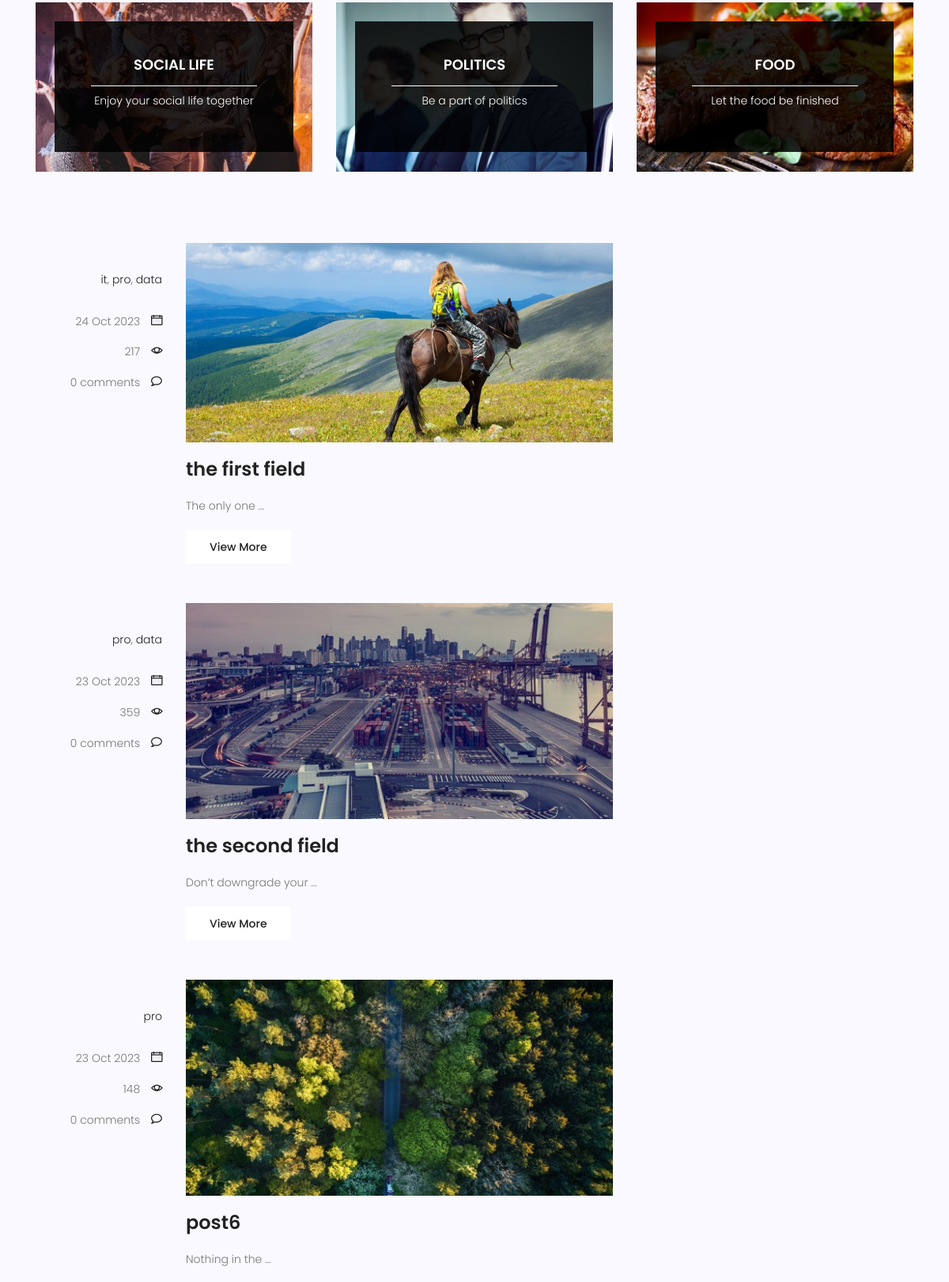
The page /blog/ (middle part) on the database as committed earlier.
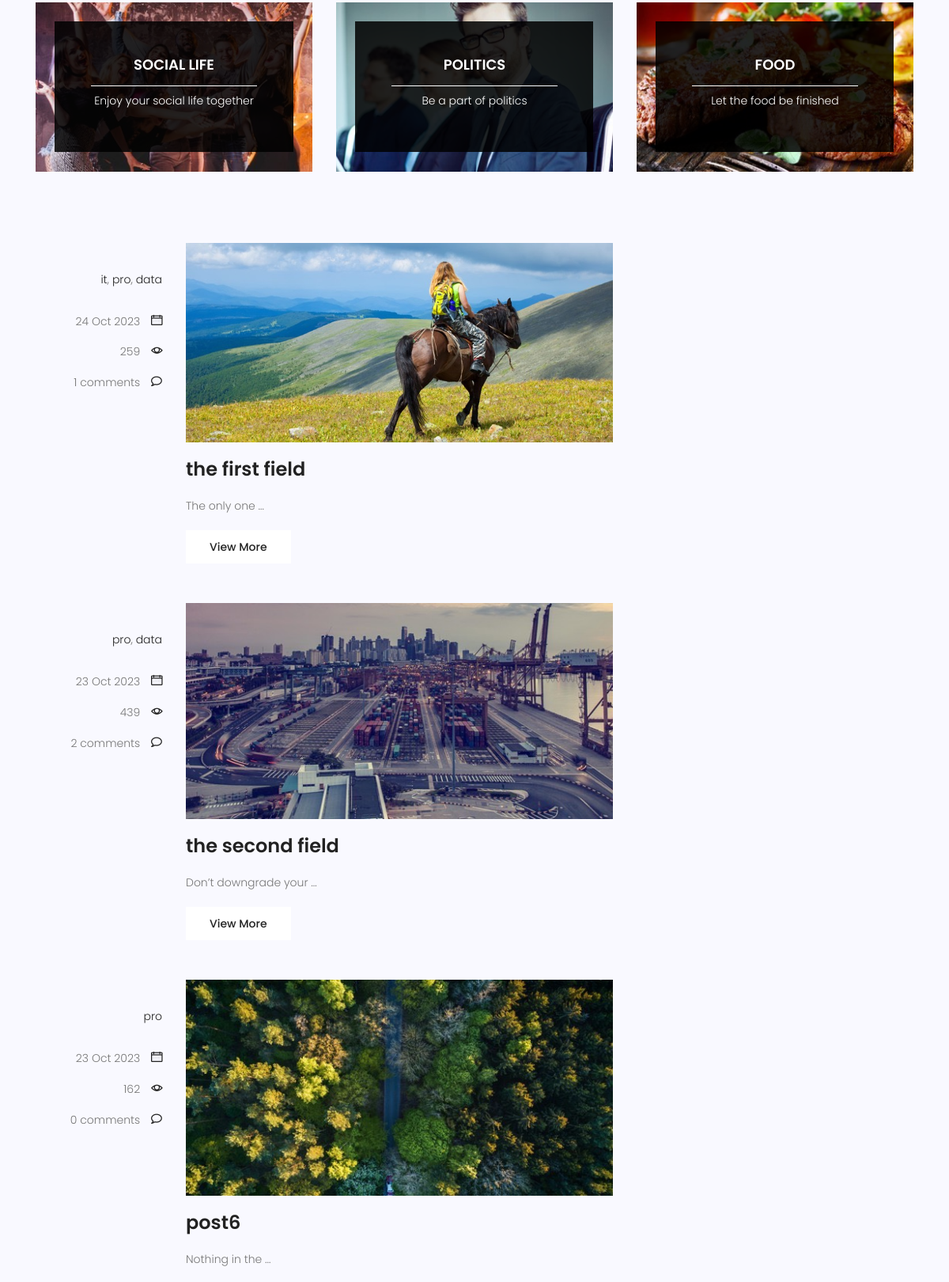
The same page on the database as committed later.
### blog/models.py (models this page shows, shortened)
class category(models.Model):
    name=models.CharField(max_length=255)
    def __str__(self):
          return self.name

class post (models.Model):
    title= models.CharField(max_length=255)
    author=models.ForeignKey(User,on_delete=models.SET_NULL,null=True)
    content= models.TextField()
    tags = TaggableManager()
    image=models.ImageField(upload_to='blog/')
    category=models.ManyToManyField(category)
    counted_views = models.IntegerField(default=0)
    status=models.BooleanField(default=False)
    login_require=models.BooleanField(default=False)
    created_date=models.DateTimeField(auto_now_add=True)
    updated_date=models.DateTimeField(auto_now=True)
    published_date=models.DateTimeField( null=True)
    class Meta:
        ordering=['created_date']

### blog/views.py (the view)
# urls.py: path('', blog_view, name='index'),
def blog_view(request,**kwargs):
    posts= post.objects.filter(published_date__lte=timezone.now(),status=1)
    if kwargs.get('cat_name')!= None :
        posts= posts.filter(category__name=kwargs['cat_name'])
    if kwargs.get ('author_username')!= None :
        posts= posts.filter(author__username=kwargs['author_username'])
    if  kwargs.get ('tag_name')!= None :
        posts= posts.filter(tags__name__in=[kwargs['tag_name']])
    posts= Paginator(posts,3)
    try:
       page_number=request.GET.get('page')
       posts= posts.get_page(page_number)
    except PageNotAnInteger:
       posts = posts.get_page(1)
    except EmptyPage:
       posts = posts.get_page(1)
    context={'posts':posts , 'page_number':page_number }
    return render (request,'blog/blog-home.html',context)

### blog/templatetags/blog_tags.py (called while the page is built)
@register.simple_tag(name='comments_count')
def function(pid):
    posts=post.objects.get(pk=pid)
    return Comment.objects.filter (post=posts.id,approved=True).count()

@register.inclusion_tag('blog/blog-popular-post.html')
def latesposts():
    posts=post.objects.filter(status=1).order_by('published_date')
    return {'posts' : posts}

@register.inclusion_tag('blog/blog-post-category.html')
def postcategories():
    posts=post.objects.filter(status=1)
    categories=category.objects.all()
    cat_dict={}
    for name in categories:
        cat_dict[name]=posts.filter(category=name).count()
    return {'categories': cat_dict }

### templates/blog/blog-home.html (shortened to what this page needs)
{% extends 'base.html' %}
{% load static %}
{% load blog_tags%}
{% block content %}
			<section class="top-category-widget-area pt-90 pb-90 ">
				<div class="container">
					<div class="row">
						<div class="col-lg-4">
							<div class="single-cat-widget">
								<div class="content relative">
									<div class="overlay overlay-bg"></div>
								    <a href="#" target="_blank">
								      <div class="thumb">
								  		 <img class="content-image img-fluid d-block mx-auto" src="{% static 'img/blog/cat-widget1.jpg' %}" alt="">
								  	  </div>
								      <div class="content-details">
								        <h4 class="content-title mx-auto text-uppercase">Social life</h4>
								        <span></span>
								        <p>Enjoy your social life together</p>
								      </div>
								    </a>
								</div>
							</div>
						</div>
						<div class="col-lg-4">
							<div class="single-cat-widget">
								<div class="content relative">
									<div class="overlay overlay-bg"></div>
								    <a href="#" target="_blank">
								      <div class="thumb">
								  		 <img class="content-image img-fluid d-block mx-auto" src="{% static 'img/blog/cat-widget2.jpg' %}" alt="">
								  	  </div>
								      <div class="content-details">
								        <h4 class="content-title mx-auto text-uppercase">Politics</h4>
								        <span></span>
								        <p>Be a part of politics</p>
								      </div>
								    </a>
								</div>
							</div>
						</div>
						<div class="col-lg-4">
							<div class="single-cat-widget">
								<div class="content relative">
									<div class="overlay overlay-bg"></div>
								    <a href="#" target="_blank">
								      <div class="thumb">
								  		 <img class="content-image img-fluid d-block mx-auto" src="{% static 'img/blog/cat-widget3.jpg' %}" alt="">
								  	  </div>
								      <div class="content-details">
								        <h4 class="content-title mx-auto text-uppercase">Food</h4>
								        <span></span>
								        <p>Let the food be finished</p>
								      </div>
								    </a>
								</div>
							</div>
						</div>
					</div>
				</div>
			</section>
			<section class="post-content-area">
				<div class="container">
					<div class="row">
						<div class="col-lg-8 posts-list">
						{%for post in posts %}
							<div class="single-post row">
								<div class="col-lg-3  col-md-3 meta-details">
									<ul class="tags">
									{%for cat in post.category.all %}
										<li><a href="{% url 'blog:category' cat_name=cat.name %}">{{cat.name}}</a> </li>{% if not forloop.last %},{% endif %}
										{%endfor%}
									</ul>
									<div class="user-details row">
										<p class="date col-lg-12 col-md-12 col-6"><a href="#">{{post.published_date|date:"d M Y"}}</a> <span class="lnr lnr-calendar-full"></span></p>
										<p class="view col-lg-12 col-md-12 col-6"><a href="#">{{post.counted_views}}</a> <span class="lnr lnr-eye"></span></p>
										<p class="comments col-lg-12 col-md-12 col-6"><a href="#">{% comments_count post.id %} comments</a> <span class="lnr lnr-bubble"></span></p>
									</div>
								</div>
								<div class="col-lg-9 col-md-9 ">
									<div class="feature-img">
										<img class="img-fluid" src="{{post.image.url}}" alt="">
					 				</div>
									<a class="posts-title" href="{% url 'blog:single' pid=post.id %}"><h3>{{post.title}}</h3></a>
									<p class="excert">
										{{post.content|truncatewords:3}}
									</p>
									<a href="{% url 'blog:single' pid=post.id %}" class="primary-btn">View More</a>
								</div>
							</div>
							{% endfor %}
								</div>
							</div>
						</div>
			</section>
{% endblock %}

### templates/base.html (shortened to what this page needs)
	{%load static%}
	<!DOCTYPE html>
	<html lang="zxx" class="no-js">
	<head>
			<link rel="stylesheet" href="{% static 'css/linearicons.css' %}">
			<link rel="stylesheet" href="{% static 'css/font-awesome.min.css' %}">
			<link rel="stylesheet" href="{% static 'css/bootstrap.css' %}">
			<link rel="stylesheet" href="{% static 'css/magnific-popup.css' %}">
			<link rel="stylesheet" href="{% static 'css/jquery-ui.css' %}">
			<link rel="stylesheet" href="{% static 'css/nice-select.css' %}">
			<link rel="stylesheet" href="{% static 'css/animate.min.css' %}">
			<link rel="stylesheet" href="{% static 'css/owl.carousel.css' %}">
			<link rel="stylesheet" href="{% static 'css/main.css' %}">
		</head>
		<body>
{% block content %}
{% endblock  %}
		</body>
	</html>

### templates/blog/blog-search.html (shortened to what this page needs)
{% load static %}

### templates/blog/blog-writer.html (shortened to what this page needs)
{%load static%}

### templates/blog/blog-popular-post.html (shortened to what this page needs)
{%load static%}
{% load humanize %}

### templates/blog/blog-post-category.html (shortened to what this page needs)
 {% load static %}

### statics/css/main.css (style rules this page uses)
body { color: #777777; font-family: "Poppins", sans-serif; font-size: 14px; font-weight: 300; line-height: 1.625em; position: relative; }
ol, ul { margin: 0; padding: 0; list-style: none; }
a { -webkit-transition: all 0.3s ease 0s; -moz-transition: all 0.3s ease 0s; -o-transition: all 0.3s ease 0s; transition: all 0.3s ease 0s; }
a, a:focus, a:hover { text-decoration: none; outline: 0; }
h1, h2, h3, h4, h5, h6 { font-family: "Poppins", sans-serif; color: #222222; line-height: 1.2em !important; margin-bottom: 0; margin-top: 0; font-weight: 600; }
h3, .h3 { font-size: 24px; }
h4, .h4 { font-size: 18px; }
.pt-90 { padding-top: 90px; }
.pb-90 { padding-bottom: 90px; }
.relative { position: relative; }
.overlay { position: absolute; left: 0; right: 0; top: 0; bottom: 0; }
h3 { font-size: 24px; }
h4 { font-size: 18px; }
h1, h2, h3, h4, h5, h6 { line-height: 1.5em; }
.primary-btn { background: #f8b600; line-height: 42px; padding-left: 30px; padding-right: 30px; border: none; color: #fff; display: inline-block; font-size: 14px; font-weight: 500; position: relative; -webkit-transition: all 0.3s ease 0s; -moz-transition: all 0.3s ease 0s; -o-transition: all 0.3s ease 0s; transition: all 0.3s ease 0s; cursor: pointer; position: relative; }
.top-category-widget-area { background-color: #f9f9ff; }
.top-category-widget-area .single-cat-widget { position: relative; text-align: center; }
.top-category-widget-area .single-cat-widget .overlay-bg { background: rgba(0, 0, 0, 0.85); margin: 7%; -webkit-transition: all 0.3s ease 0s; -moz-transition: all 0.3s ease 0s; -o-transition: all 0.3s ease 0s; transition: all 0.3s ease 0s; }
.top-category-widget-area .single-cat-widget img { width: 100%; }
.top-category-widget-area .single-cat-widget .content-details { top: 32%; left: 0; right: 0; margin-left: auto; margin-right: auto; color: #fff; bottom: 0px; position: absolute; }
.top-category-widget-area .single-cat-widget .content-details h4 { color: #fff; }
.top-category-widget-area .single-cat-widget .content-details span { display: inline-block; background: #fff; width: 60%; height: 1%; }
.post-content-area { background-color: #f9f9ff; }
.post-content-area .single-post { margin-bottom: 50px; }
.post-content-area .single-post .meta-details { text-align: right; margin-top: 35px; }
.post-content-area .single-post .meta-details .tags { margin-bottom: 30px; }
.post-content-area .single-post .meta-details .tags li { display: inline-block; font-size: 14px; }
.post-content-area .single-post .meta-details .tags li a { color: #222; -webkit-transition: all 0.3s ease 0s; -moz-transition: all 0.3s ease 0s; -o-transition: all 0.3s ease 0s; transition: all 0.3s ease 0s; }
.post-content-area .single-post .user-name a, .post-content-area .single-post .date a, .post-content-area .single-post .view a, .post-content-area .single-post .comments a { color: #777777; margin-right: 10px; -webkit-transition: all 0.3s ease 0s; -moz-transition: all 0.3s ease 0s; -o-transition: all 0.3s ease 0s; transition: all 0.3s ease 0s; }
.post-content-area .single-post .user-name .lnr, .post-content-area .single-post .date .lnr, .post-content-area .single-post .view .lnr, .post-content-area .single-post .comments .lnr { font-weight: 900; color: #222; }
.post-content-area .single-post .feature-img img { width: 100%; }
.post-content-area .single-post .posts-title h3 { margin: 20px 0px; }
.post-content-area .single-post .excert { margin-bottom: 20px; }
.post-content-area .single-post .primary-btn { background: #fff !important; color: #222 !important; -webkit-transition: all 0.3s ease 0s; -moz-transition: all 0.3s ease 0s; -o-transition: all 0.3s ease 0s; transition: all 0.3s ease 0s; border-radius: 0px !important; }
.posts-list .posts-title h3 { -webkit-transition: all 0.3s ease 0s; -moz-transition: all 0.3s ease 0s; -o-transition: all 0.3s ease 0s; transition: all 0.3s ease 0s; }

Rows that differ between the two databases and show on the page:
changed post "the first field": counted_views "217" → "259"; id "0" → "1"
changed post "the second field": counted_views "359" → "439"; id "0" → "2"
changed post "post6": counted_views "148" → "162"
